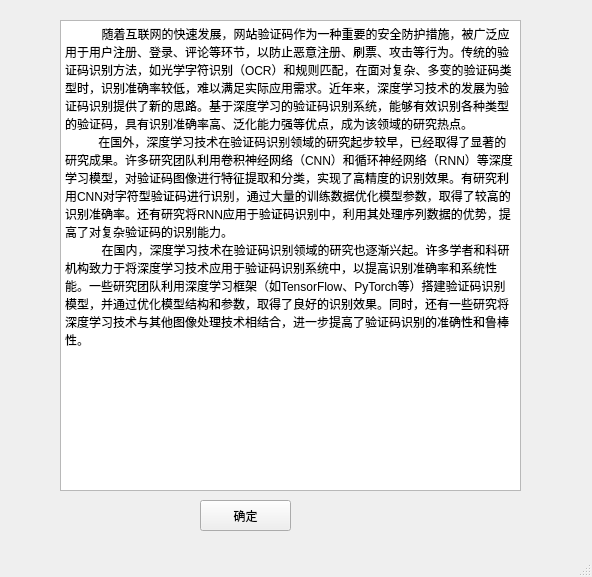
<?xml version="1.0" encoding="UTF-8"?>
<ui version="4.0">
 <class>MainWindow</class>
 <widget class="QMainWindow" name="MainWindow">
  <property name="geometry">
   <rect>
    <x>0</x>
    <y>0</y>
    <width>592</width>
    <height>577</height>
   </rect>
  </property>
  <property name="windowTitle">
   <string>MainWindow</string>
  </property>
  <widget class="QWidget" name="centralwidget">
   <widget class="QPlainTextEdit" name="plainTextEdit">
    <property name="geometry">
     <rect>
      <x>60</x>
      <y>20</y>
      <width>461</width>
      <height>471</height>
     </rect>
    </property>
    <property name="styleSheet">
     <string notr="true">font: 25 12pt &quot;Adobe 宋体 Std L&quot;;</string>
    </property>
    <property name="plainText">
     <string>           随着互联网的快速发展，网站验证码作为一种重要的安全防护措施，被广泛应用于用户注册、登录、评论等环节，以防止恶意注册、刷票、攻击等行为。传统的验证码识别方法，如光学字符识别（OCR）和规则匹配，在面对复杂、多变的验证码类型时，识别准确率较低，难以满足实际应用需求。近年来，深度学习技术的发展为验证码识别提供了新的思路。基于深度学习的验证码识别系统，能够有效识别各种类型的验证码，具有识别准确率高、泛化能力强等优点，成为该领域的研究热点。
          在国外，深度学习技术在验证码识别领域的研究起步较早，已经取得了显著的研究成果。许多研究团队利用卷积神经网络（CNN）和循环神经网络（RNN）等深度学习模型，对验证码图像进行特征提取和分类，实现了高精度的识别效果。有研究利用CNN对字符型验证码进行识别，通过大量的训练数据优化模型参数，取得了较高的识别准确率。还有研究将RNN应用于验证码识别中，利用其处理序列数据的优势，提高了对复杂验证码的识别能力。
           在国内，深度学习技术在验证码识别领域的研究也逐渐兴起。许多学者和科研机构致力于将深度学习技术应用于验证码识别系统中，以提高识别准确率和系统性能。一些研究团队利用深度学习框架（如TensorFlow、PyTorch等）搭建验证码识别模型，并通过优化模型结构和参数，取得了良好的识别效果。同时，还有一些研究将深度学习技术与其他图像处理技术相结合，进一步提高了验证码识别的准确性和鲁棒性。
</string>
    </property>
   </widget>
   <widget class="QPushButton" name="pushButton">
    <property name="geometry">
     <rect>
      <x>200</x>
      <y>500</y>
      <width>91</width>
      <height>31</height>
     </rect>
    </property>
    <property name="text">
     <string>确定</string>
    </property>
   </widget>
  </widget>
  <widget class="QStatusBar" name="statusbar"/>
 </widget>
 <resources/>
 <connections/>
</ui>
